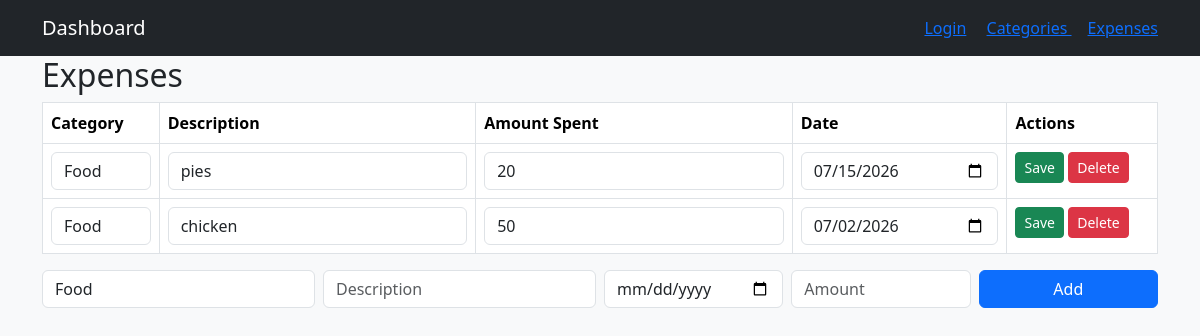
Before: /view_expenses (signed in) with the older database file.
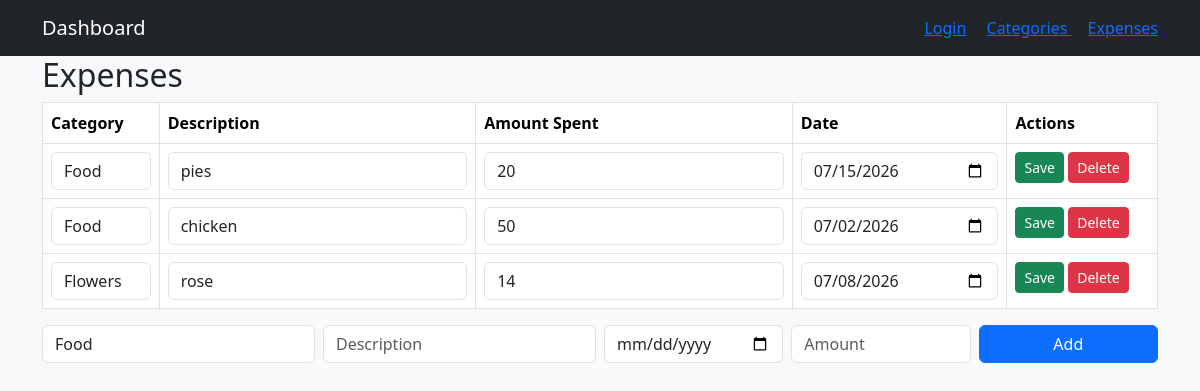
After: the same page with the newer database file.
### tables this page shows
CREATE TABLE expenses (id INTEGER PRIMARY KEY AUTOINCREMENT UNIQUE NOT NULL, name TEXT, amount_spent INTEGER NOT NULL, date INTEGER NOT NULL, category_name TEXT NOT NULL, category_id INTEGER REFERENCES category (id), "", user_id INTEGER);

CREATE TABLE category (id INTEGER PRIMARY KEY AUTOINCREMENT UNIQUE NOT NULL, name TEXT, spending_limit INTEGER, user_id INTEGER REFERENCES user (id));

### app.py (the view)
@app.route("/view_expenses")
def view_expenses():
    user = session.get("user")
    if not user:
        return redirect(url_for("login"))
    user_id = user[0]
    sql = "SELECT expenses.id, expenses.name, expenses.amount_spent, strftime('%Y-%m-%d', expenses.date) AS date, category.name AS category, expenses.category_id FROM expenses JOIN category ON expenses.category_id = category.id WHERE expenses.user_id = ?"
    expenses = query_db(sql, args=(user_id,))
    sql = "SELECT * FROM category WHERE user_id = ?"
    categories = query_db(sql, args=(user_id,))
    return render_template("expenses.html", expenses=expenses, categories=categories)

### app.py (called while the page is built)
def get_db():
    db = getattr(g, '_database', None)
    if db is None:
        db = g._database = sqlite3.connect(DATABASE)
    return db

@app.teardown_appcontext
def close_connection(exception):
    db = getattr(g, '_database', None)
    if db is not None:
        db.close()

def query_db(query, args=(), one=False):
    cur = get_db().execute(query, args)
    rv = cur.fetchall()
    cur.close()
    return (rv[0] if rv else None) if one else rv

### templates/expenses.html (shortened to what this page needs)
<!DOCTYPE html>
<html lang="en">
<head>
</head>
<body>
    {%extends "base.html"%}
    {%block content%}
    <h2>Expenses</h2>
    <table class="table table-bordered">
        <tr><th>Category</th> <th>Description</th><th> Amount Spent</th> <th> Date</th> <th>Actions</th></tr>
        {%for expense in expenses%}
            <tr>
              <form method = "POST" action = "{{url_for ('edit_expenses', id=expense[0]) }}">
                <td>
                    <select name= "category_id" class="form-control">
                        {% for category in categories %}
                            <option value="{{category[0]}}" {% if category[0] == expense[5] %}selected{% endif %}>{{category[1]}}</option>
                        {%endfor%}
                    </select>
                </td>
                <td><input class = "form-control" name= "name" value = "{{expense[1]}}"></td>
                <td><input class = "form-control" name= "amount_spent" value = "{{expense[2]}}"></td>
                <td><input class="form-control" type="date" name="date" value="{{expense[3]}}"></td>
                <td>
                    <button class="btn btn-success btn-sm"> Save</button>
                    <a href = "{{url_for ('delete_expenses', id=expense[0])}}" class = "btn btn-danger btn-sm"> Delete</a>
                </td>
              </form>
            </tr>
        {%endfor%}
    </table>
    <form method = "POST" action="{{url_for('add_expenses')}}" class="row g-2 mb-3">
        <div class = "col-md-3">
            <select class = "form-control" name = "category_id" required>
                {%for category in categories%}
                    <option value = "{{category[0]}}">{{category[1]}}</option>
                {%endfor%}
            </select>
        </div>
        <div class ="col-md-3"><input class="form-control" name="name" placeholder= "Description" required></div>
        <div class ="col-md-2"><input class="form-control" type="date" name="date" required></div>
        <div class ="col-md-2"><input class="form-control" name="amount_spent" placeholder= "Amount" required></div>
        <div class ="col-md-2"><button class="btn btn-primary w-100"> Add </button></div>
    </form>
{%endblock%}

### templates/base.html (shortened to what this page needs)
<!DOCTYPE html>
<html lang="en">
<head>
    <link rel="stylesheet" href="https://cdn.jsdelivr.net/npm/bootstrap@5.3.2/dist/css/bootstrap.min.css">
</head>
<body class = "bg-light">
        <nav class = "navbar navbar-expand-lg navbar-dark bg-dark mb4">
            <div class = "container">
                <a class = "navbar-brand" href = "{{url_for('home')}}"> Dashboard</a>
                <div>
                    <a class="bt btn-lightbtn-sm me-3" href = "{{ url_for('login') }}"> Login</a>
                    <a class="bt btn-light btn-sm me-3" href ="{{url_for ('view_categories')}}">Categories </a>
                    <a class="bt btn-light btn-sm me" href ="{{ url_for('view_expenses') }}"> Expenses </a>
                </div>
            </div>
        </nav>
        <div class="container">
            {%block content%}{%endblock%}
        </div>
</body>
</html>

Changed rows visible on the page:
added expenses: category_id "Flowers", name "rose", amount_spent "14", date "07/08/2026"
